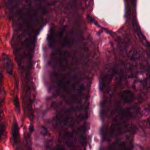
#> input picture Images/CRC/01_TUMOR/1109D_CRC-Prim-HE-01_042.tif_Row_1_Col_451.tif, 150 x 150 px, found by its file name; its folder holds 3 pictures in this run
$ python distance_bio_R_G_B.py
#> lines starting #> are read from the running program, lines starting #| are printed output that depends on the picture; pictures that were not available may be replaced by others from this repository, and a replacement may not be noted
#> further down, img is the input picture: shape (150, 150, 3); mean B, G, R 69.7, 40.2, 98.8
import cv2 # Opencv
from pandas import read_csv
import numpy as np
from BiT import bio_taxo,biodiversity,taxonomy
from paths import queryimg_path, queryimg_dir,outex_path, outex_dir, output_path
import pandas as pd
from typing import List
from os import listdir
import datetime as dt
from math import sqrt
import matplotlib.pyplot as plt # to show images


def bio(file, dossier,nom):
    # Extract BiT features
    b,g,r = cv2.split(file)
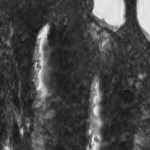
#> b: shape (150, 150); min 13, max 238, mean 69.7
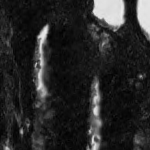
#> g: shape (150, 150); min 0, max 237, mean 40.2
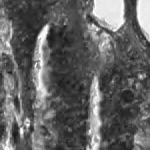
#> r: shape (150, 150); min 23, max 255, mean 98.8
    file = b+g+r
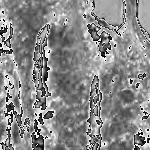
#> file: shape (150, 150); min 0, max 255, mean 136.5
#> (the run stopped early here; a loop or call above may not have finished)

$ run again, on Images/CRC/03_COMPLEX/1006F_CRC-Prim-HE-01_035.tif_Row_1_Col_1051.tif
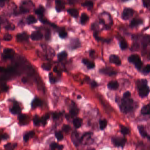
#> input picture Images/CRC/03_COMPLEX/1006F_CRC-Prim-HE-01_035.tif_Row_1_Col_1051.tif, 150 x 150 px, found by its file name
#> img is the input picture: shape (150, 150, 3); mean B, G, R 91.8, 59.4, 137.9
#> in bio, `b,g,r = cv2.split(file)`:
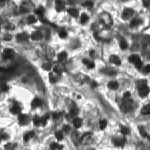
#> r: shape (150, 150); min 19, max 255, mean 137.9
#> in bio, `file = b+g+r`:
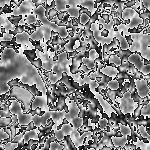
#> file: shape (150, 150); min 0, max 255, mean 132.8
